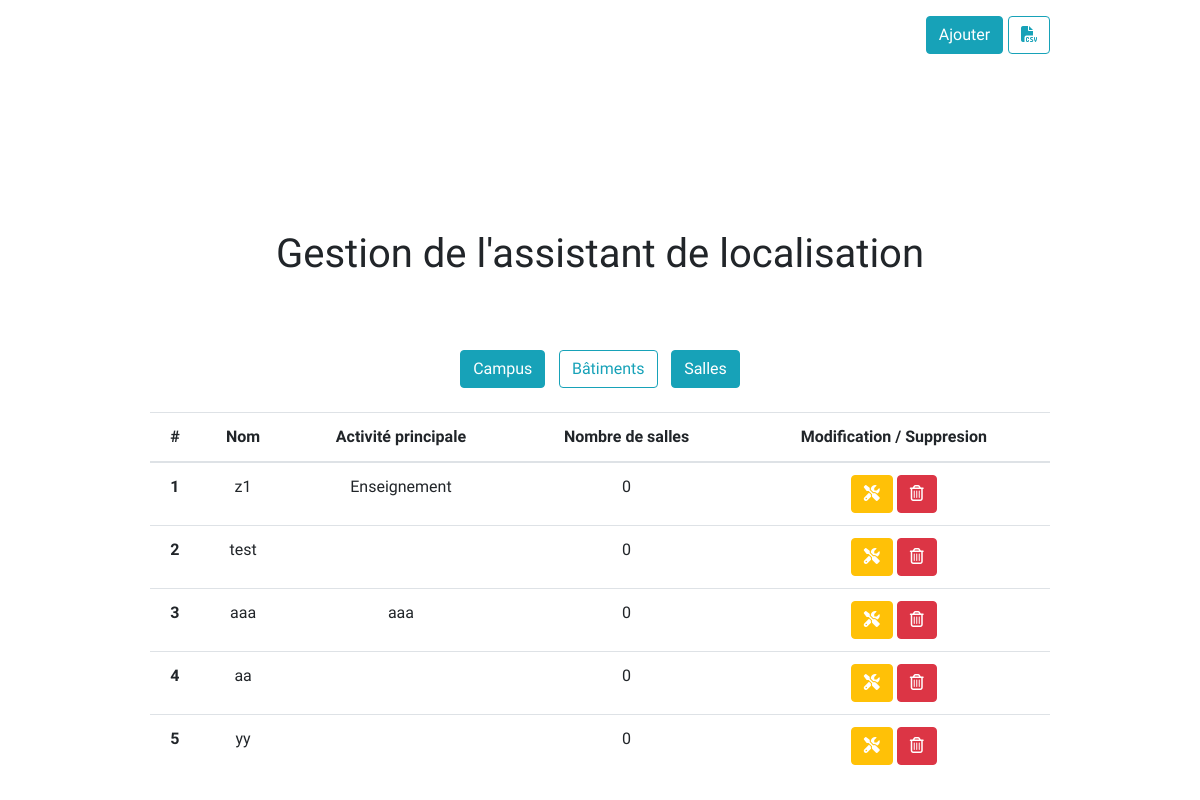
The page /edit/building/0 on the database as committed earlier.
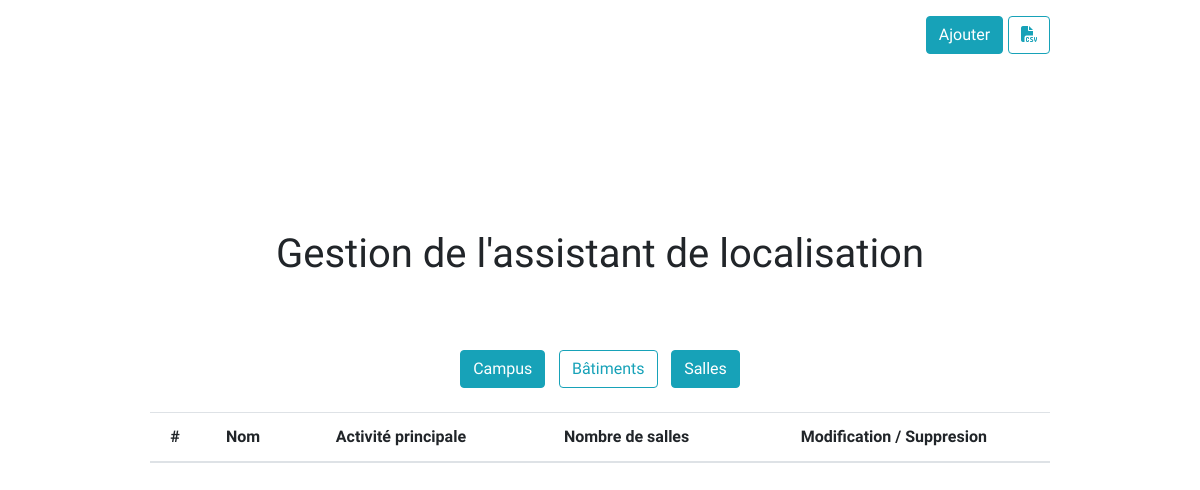
The same page on the database as committed later.
### localisation/models.py (models this page shows)
class Building(models.Model):
    name = models.CharField(max_length = 255)
    main_activity = models.CharField(max_length = 255, default= "")
    address = models.CharField(max_length = 500, default= "")
    coordinates =  models.CharField(max_length = 500, default= "")
    id_campus = models.ForeignKey('Campus' ,on_delete=models.CASCADE, default=DEFAULT_ID)
    class Meta:
        db_table = 'Building'

### managementTool/views.py (the view)
# urls.py: path('edit/building/0' , views.index , name = 'index'),
def index(request):
    hide = ""
    campus =  Campus.objects.all();
    if campus.count() > 0 :
        hide = "building"
        for c in campus :
            c.number = Building.objects.filter(id_campus = c.id).count()
    buildings = Building.objects.all();
    if buildings.count() > 0 :
        hide = "room"
        for b in buildings :
            b.number = Room.objects.filter(id_building = b.id).count()
    rooms = Room.objects.all();
    return render(request , 'index.html', {'buildings' : buildings, 'campus' : campus, 'rooms' : rooms, 'hide' : hide})

### managementTool/templates/index.html (shortened to what this page needs)
{% extends 'layout.html' %}
{% block body %}
    <div class="content">
        <div class="add component">
            <button type="button" class="btn btn-info" onclick="popup()">Ajouter</button>
            <a href="/exportCSV" class="btn btn-outline-info file" ><i class="fas fa-file-csv"></i></a>
        </div>
        <div class="title">
            <h1>Gestion de l'assistant de localisation</h1>
        </div>
        <div class="component buttons">
          <button type="button" class="btn btn-info button-campus" onclick="displayTable('campus')">Campus</button>
          <button type="button" class="btn btn-outline-info button-building" onclick="displayTable('building')">Bâtiments</button>
          <button type="button" class="btn btn-info button-room" onclick="displayTable('room')">Salles</button>
        </div>
        <div class="display component">
          <table class="table building show">
              <thead>
                  <tr>
                      <th scope="col">#</th>
                      <th scope="col">Nom</th>
                      <th scope="col">Activité principale</th>
                      <th scope="col">Nombre de salles</th>
                      <th scope="col">Modification / Suppresion</th>
                  </tr>
              </thead>
              <tbody>
                {% for b in buildings %}
                <tr class="{{b.id}}">
                    <th scope="row">{{forloop.counter}}</th>
                    <td>{{b.name}}</td>
                    <td>{{b.main_activity}}</td>
                    <td>{{b.number}}</td>
                    <td>
                        <a href="{% url 'edit_building' b.id %}" class="btn btn-warning"><i class="fas fa-tools"></i></a>
                        <a href="/edit/building/{{b.id}}/delete" class="btn btn-danger"><i class="far fa-trash-alt"></i></a>
                    </td>
                </tr>
                {% endfor %}
              </tbody>
          </table>
        </div>
    </div>
{% endblock %}

Rows that differ between the two databases and show on the page:
removed Building: name "z1", main_activity "Enseignement", number "0"
removed Building: name "test", number "0"
removed Building: name "aaa", main_activity "aaa", number "0"
removed Building: name "aa", number "0"
removed Building: name "yy", number "0"
